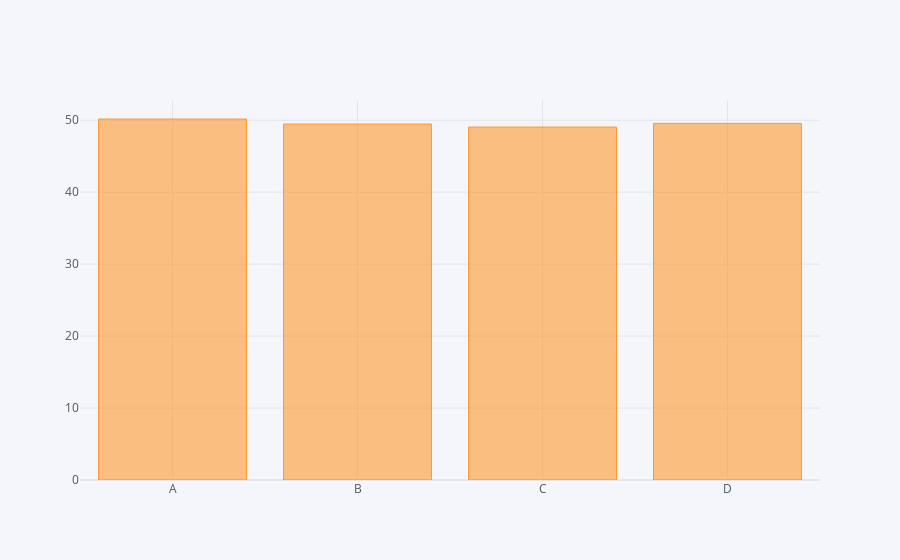

Notebook code cell kept with this figure:
### Code cell
df.sum().iplot(kind='bar')

### Figure 1 — Plotly figure (JSON) as saved in the notebook; plotly's stock layout.template omitted (floating-point values rounded to 4 significant figures)
{"data": [{"marker": {"color": "rgba(255, 153, 51, 0.6)", "line": {"color": "rgba(255, 153, 51, 1.0)", "width": 1}}, "name": "None", "orientation": "v", "text": "", "type": "bar", "x": ["A", "B", "C", "D"], "y": [50.17, 49.47, 49.05, 49.57]}], "layout": {"autosize": true, "legend": {"bgcolor": "#F5F6F9", "font": {"color": "#4D5663"}}, "paper_bgcolor": "#F5F6F9", "plot_bgcolor": "#F5F6F9", "title": {"font": {"color": "#4D5663"}}, "xaxis": {"autorange": true, "gridcolor": "#E1E5ED", "range": [-0.5, 3.5], "showgrid": true, "tickfont": {"color": "#4D5663"}, "title": {"font": {"color": "#4D5663"}, "text": ""}, "type": "category", "zerolinecolor": "#E1E5ED"}, "yaxis": {"autorange": true, "gridcolor": "#E1E5ED", "range": [0, 52.81], "showgrid": true, "tickfont": {"color": "#4D5663"}, "title": {"font": {"color": "#4D5663"}, "text": ""}, "type": "linear", "zerolinecolor": "#E1E5ED"}}}
